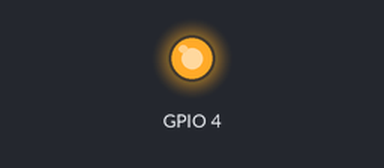
Bench run of a sketch on a simulated ESP32. On the bench: output pins drawn as LEDs (lit = HIGH). WiFi joins after 1.5 s; servers stay silent unless stated; uploads are accepted with an empty reply; random numbers use the default seed unless the sketch sets one; EEPROM starts erased; the camera gives no picture; what the sketch prints to the serial monitor is not drawn.

Above: at 2.8 s.
At 17.9 s:
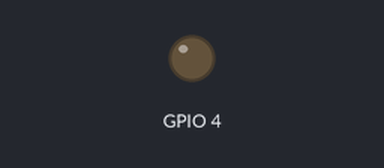
Timing chart, 0 to 41.7 s (numbered marks = the images above):
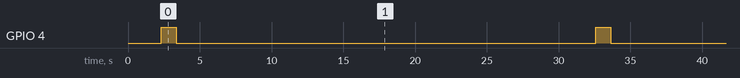

Measured:
- by itself, GPIO 4: alternates HIGH for 1.1 s and LOW for 29.2 s

The sketch:

code.ino
```cpp
#include <HTTPClient.h>
#include "esp_camera.h"
#include "Arduino.h"
#include "soc/soc.h"
#include "soc/rtc_cntl_reg.h"
#include "driver/rtc_io.h"
#include <EEPROM.h>
#include <WiFi.h>
#include <WebServer.h>
#include <Base64.h>
#include <DHT.h>


const char* ssid = "wifi name";
const char* password = "password";
WebServer server(80);


// DHT11 Configuration
// #define DHTPIN 16             // Digital pin connected to the DHT11 data pin
//#define DHTTYPE DHT11        // DHT 11

//DHT dht(DHTPIN, DHTTYPE);      // Create an instance of the DHT class

// MQ-811 Configuration
//#define MQ811_PIN 34         // Analog pin connected to the MQ-811 output


int pictureNumber = 0;

// define the number of bytes you want to access
#define EEPROM_SIZE 1

// Pin definition for CAMERA_MODEL_AI_THINKER
#define PWDN_GPIO_NUM     32
#define RESET_GPIO_NUM    -1
#define XCLK_GPIO_NUM      0
#define SIOD_GPIO_NUM     26
#define SIOC_GPIO_NUM     27

#define Y9_GPIO_NUM       35
#define Y8_GPIO_NUM       34
#define Y7_GPIO_NUM       39
#define Y6_GPIO_NUM       36
#define Y5_GPIO_NUM       21
#define Y4_GPIO_NUM       19
#define Y3_GPIO_NUM       18
#define Y2_GPIO_NUM        5
#define VSYNC_GPIO_NUM    25
#define HREF_GPIO_NUM     23
#define PCLK_GPIO_NUM     22


void handleRoot() {
  String html = "<html><body><h1>ENIG IAS PROJECT</h1>";
  html += "<img src=\"/photo\" width=\"300\" height=\"300\">";
  html += "</body></html>";
  server.send(200, "text/html", html);
}


// New endpoint for JSON response
void handleJson() {
  camera_fb_t * fb = NULL;
  digitalWrite(4,HIGH);
  // Take Picture with Camera
  fb = esp_camera_fb_get();
  if (!fb) {
    Serial.println("Camera capture failed");
    return;
  }
  delay(1000);
  digitalWrite(4,LOW);
  // Initialize EEPROM with predefined size
  EEPROM.begin(EEPROM_SIZE);
  pictureNumber = EEPROM.read(0) + 1;

  // Convert JPEG image to Base64
  String imageBase64 = base64::encode(fb->buf, fb->len);

  // Generate random float values
  float temp = random(240, 250) / 10.0; // 24.0 to 25.0
  float co2c = random(600, 650);        // 600 to 650

  Serial.printf("temp: %.2f °C, co2c: %.2f\n", temp, co2c);

  // Properly format the JSON string
 String jsonResponse = "{\"camera\": {\"value\":\"" + String(imageBase64) + "\"}," +
                      "\"temp\": {\"value\":" + String(temp) + "}," +
                      "\"co2\": {\"value\":" + String(co2c) + "}}";
  // Send the JSON response
  server.send(200, "application/json", jsonResponse);
  Serial.println(jsonResponse); // Print the entire JSON response for debugging

  // Free up the frame buffer
  esp_camera_fb_return(fb);

  // Send JSON to a defined external URL
  if (WiFi.status() == WL_CONNECTED) {
    HTTPClient http;
    String url = "https://tecxendpoint-4iu9kze6.b4a.run/report/";
    http.begin(url);
    http.addHeader("Content-Type", "application/json");

    // Send the JSON data
    int httpResponseCode = http.POST(jsonResponse);

    // Check HTTP response
    if (httpResponseCode > 0) {
      String response = http.getString(); // Get response from server
      Serial.println(httpResponseCode);   // Print the response code
      Serial.println(response);           // Print the response
    } else {
      Serial.printf("Error sending POST request: %d\n", httpResponseCode);
    }

    http.end(); // Close the connection
  } else {
    Serial.println("WiFi not connected");
  }
}


void handlePhoto() {

 camera_fb_t * fb = NULL;
  // Instead, directly take a photo and send it
 fb = esp_camera_fb_get(); // Capture image from camera
  if (!fb) {
    server.send(404, "text/plain", "Camera capture failed"); // Adjusted error handling
    return;
  }
  server.send_P(200, "image/jpeg", (const char*)fb->buf, fb->len);

  esp_camera_fb_return(fb); // Return the frame buffer
}

void setup() {
  WRITE_PERI_REG(RTC_CNTL_BROWN_OUT_REG, 0); //disable brownout
  pinMode(4, OUTPUT);
  //dht.begin();
  Serial.begin(115200);

  // Connect to Wi-Fi
  WiFi.begin(ssid, password);
  while (WiFi.status() != WL_CONNECTED) {
    delay(1000);
    Serial.println("Connecting to WiFi...");
  }
  Serial.println("Connected to WiFi");
  Serial.println(WiFi.localIP());

  // Start the server
  server.on("/", handleRoot);
  server.on("/photo", handlePhoto);
  server.on("/json", handleJson); // New endpoint for JSON response
  server.begin();
  Serial.println("HTTP server started");

  camera_config_t config;
  config.ledc_channel = LEDC_CHANNEL_0;
  config.ledc_timer = LEDC_TIMER_0;
  config.pin_d0 = Y2_GPIO_NUM;
  config.pin_d1 = Y3_GPIO_NUM;
  config.pin_d2 = Y4_GPIO_NUM;
  config.pin_d3 = Y5_GPIO_NUM;
  config.pin_d4 = Y6_GPIO_NUM;
  config.pin_d5 = Y7_GPIO_NUM;
  config.pin_d6 = Y8_GPIO_NUM;
  config.pin_d7 = Y9_GPIO_NUM;
  config.pin_xclk = XCLK_GPIO_NUM;
  config.pin_pclk = PCLK_GPIO_NUM;
  config.pin_vsync = VSYNC_GPIO_NUM;
  config.pin_href = HREF_GPIO_NUM;
  config.pin_sscb_sda = SIOD_GPIO_NUM;
  config.pin_sscb_scl = SIOC_GPIO_NUM;
  config.pin_pwdn = PWDN_GPIO_NUM;
  config.pin_reset = RESET_GPIO_NUM;
  config.xclk_freq_hz = 20000000;
  config.pixel_format = PIXFORMAT_JPEG;

  if(psramFound()){
    config.frame_size = FRAMESIZE_UXGA;
    config.jpeg_quality = 10;
    config.fb_count = 2;
  } else {
    config.frame_size = FRAMESIZE_SVGA;
    config.jpeg_quality = 12;
    config.fb_count = 1;
  }

  // Init Camera
  esp_err_t err = esp_camera_init(&config);
  if (err != ESP_OK) {
    Serial.printf("Camera init failed with error 0x%x", err);
    return;
  }

  Serial.println("Camera initialized"); // ( this line for clarity)
}

void loop() {
  server.handleClient();
  handleJson();
  delay(29000);
}
```
